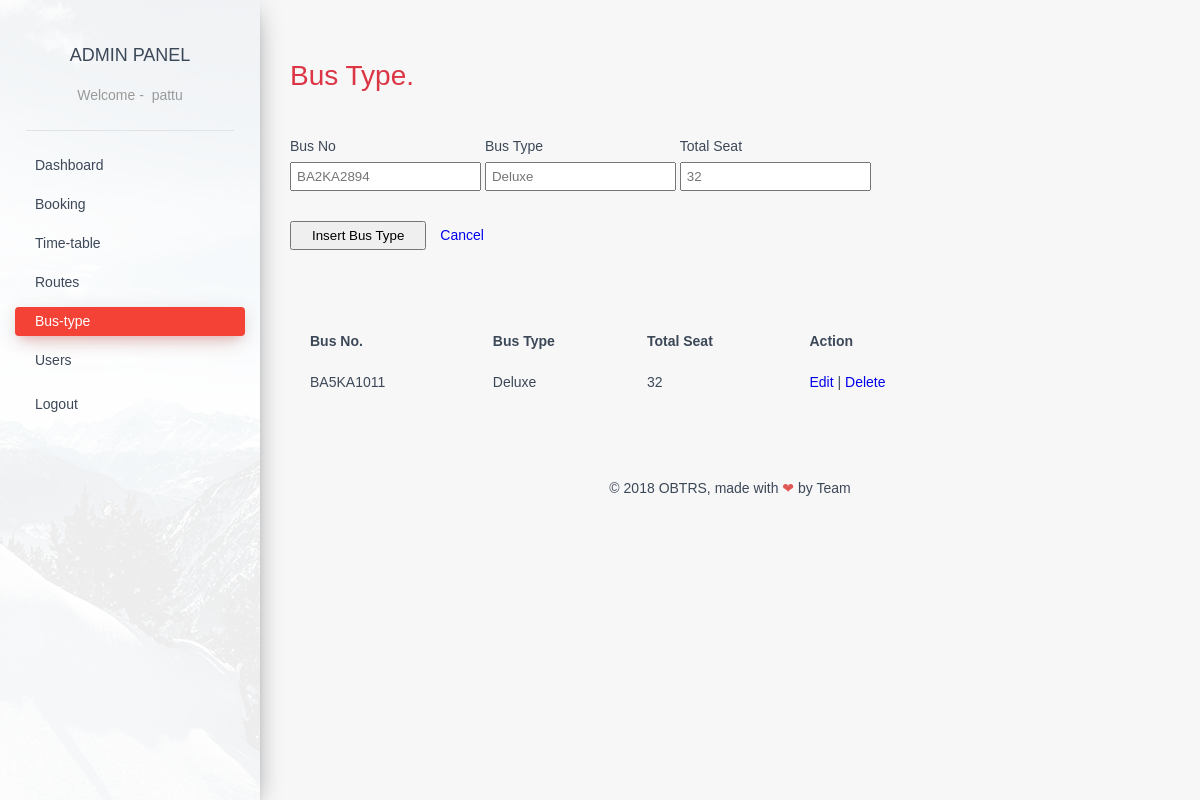
Page /admin/adminpanel/bus-type.php (signed in) on the committed database.
### tables this page shows
CREATE TABLE `bus_detail` (
  `bus_no` varchar(25) NOT NULL,
  `bus_type` varchar(50) NOT NULL,
  `total_seat` int(11) NOT NULL
);

### admin/adminpanel/bus-type.php (the view, shortened to what this page needs)
<?php
    include_once '../dbconnect.php';
?>
<!DOCTYPE html>
<html lang="en" class="js csstransitions">
<head>
    <link rel="stylesheet" href="adminpanel-assets/css/style.css" />
    <link rel="stylesheet" href="adminpanel-assets/css/normalize.css" />
</head>
<body>
    <div class="wrapper">
        <div class="sidebar" data-color="red" data-image="../assets/img/sidebar-1.jpg">
            <div class="logo"> <a href="#" class="simple-text">
                    Admin Panel
                    </a>
                    <?php
                        if (isset($_SESSION['usr_id'])) { ?>
                            <span data-hover="Welcome">Welcome - &nbsp;<?php echo $_SESSION['usr_name']; ?>
                            <?php } else { ?>
                            <span data-hover="Welcome">Welcome
                                </span>
                    <?php } ?>
                </span>
            </div>
            <?php
                include 'side-menu.php';
            ?>
            <div class="sidebar-background" style="background-image: url(../admin/assets/img/sidebar-1.jpg);"></div>
        </div>
        <div class="main-panel ps-container ps-theme-default ps-active-y">
            <div class="content">
                <div class="container-fluid">
                    <div class="row" style="margin: 25px 0;">
                        <h1 class="text-danger"> Bus Type.</h1>
            <?php
                if (isset( $_SESSION['user_type'] )) {
                    if($_SESSION['user_type'] == 'admin'){
            ?>
						<form action="<?php echo $_SERVER['PHP_SELF']; ?>" method="post" class="bus_type">
                            <div class="input-group">
                                <label for="busNo" class="required">Bus No</label>
                                <input type="text" name="busNo" placeholder="BA2KA2894" required="required"/>
                            </div>
                            <div class="input-group">
                                <label for="busType" class="required">Bus Type</label>
                                <input type="text" name="busType" placeholder="Deluxe" required="required"/>
                            </div>
                            <div class="input-group">
                                <label for="totalSeat" class="required">Total Seat</label>
                                <input type="text" name="totalSeat" placeholder="32" required="required"/>
                            </div>
                            <div class="input-group" style="display: block;">
                                <input type="submit" name="insert-bus"value="Insert Bus Type">
                                <a href="bus-type.php" style="margin-left: 10px;">Cancel</a>
                            </div>
                            <br>
                        </form>
            <?php
                    }
                }
            ?>
					</div>
                    <div class="row" style="margin: 25px 0;">
                        <table border="0" cellpadding="0" cellspacing="20" style="margin: 5px 0;">
                            <thead style="text-align: left;">
                                <tr>
                                    <th>Bus No.</th>
                                    <th>Bus Type</th>
                                    <th>Total Seat</th>
                                    <?php
                                        if (isset( $_SESSION['user_type'] )) {
                                            if($_SESSION['user_type'] == 'admin'){
                                                echo "<th>Action</th>";
                                            }
                                        }
                                    ?>
                                </tr>
                            </thead>
                        <?php
                            $sql = "SELECT * from `bus_detail`";
                            $run = mysqli_query($con,$sql);
                            $rows = mysqli_num_rows($run);
                            if($rows>0){
                                while($data = mysqli_fetch_object($run)){
                                    echo "<td>".$data -> bus_no."</td>";
                                    echo "<td>".$data -> bus_type."</td>";
                                    echo "<td>".$data -> total_seat."</td>";
                                    if (isset( $_SESSION['user_type'] )) {
                                        if($_SESSION['user_type'] == 'admin'){
                                            echo "<td><a href = bus_type_edit.php?bus_no=".$data -> bus_no."> Edit </a> |
                                            <a href = bus_type_delete.php?bus_no=".$data -> bus_no."> Delete </a></td>";
                                        }
                                    }
                                }
                            }
                            else{
                                    echo "No data found <br/>";
                                }
                        ?>
                        </table>
					</div>
                </div>
            </div>
            <?php
                include 'footer.php';
            ?>
        </div>
    </div>
</body>
</html>

### admin/adminpanel/adminpanel-assets/css/style.css (style rules this page uses)
* { margin: 0; padding: 0; }
* { -webkit-box-sizing: border-box; box-sizing: border-box; }
body { background: #f7f7f7; font-size: 14px; color: #3C4858; }
.js.csstransitions body { opacity: 0; -webkit-transition: opacity 0.3s linear; -moz-transition: opacity 0.3s linear 0s; -o-transition: opacity 0.3s linear 0s; transition: opacity 0.3s linear 0s; }
.js body.loaded { opacity: 1; }
a { background-color: transparent; -webkit-transition: all 200ms linear; -moz-transition: all 200ms linear; -o-transition: all 200ms linear; -ms-transition: all 200ms linear; transition: all 200ms linear; }
a, a:link, a:active, a:visited { outline: none; border: 0; text-decoration: none; }
body, h1, h2, h3, h4, h5, h6, .h1, .h2, .h3, .h4 { font-family: 'Montserrat', sans-serif; font-weight: 300; line-height: 1.5em; }
.text-danger { color: #dc3545!important }
.wrapper { position: relative; top: 0; height: 100vh; }
form label { display: block; margin-top: 5px; margin-bottom: 5px; }
form .input-group { margin: 15px 0; }
form.insert_route .input-group, form.bus_type .input-group { display: inline-block; }
form input { padding: 5px; }
form input[type="submit"] { padding: 5px 20px; cursor: pointer; }
.content table { width: 80%; }
.main-panel>.content { padding: 25px; }
span { color: #999; }
.sidebar, .off-canvas-sidebar { position: fixed; top: 0; bottom: 0; left: 0; z-index: 1; box-shadow: 0 10px 30px -12px rgba(0, 0, 0, 0.42), 0 4px 25px 0px rgba(0, 0, 0, 0.12), 0 8px 10px -5px rgba(0, 0, 0, 0.2); }
.sidebar::after, .sidebar::before, .off-canvas-sidebar::after, .off-canvas-sidebar::before { display: block; content: ""; position: absolute; width: 100%; height: 100%; top: 0; left: 0; z-index: 2; }
.sidebar::before, .off-canvas-sidebar::before { opacity: .33; }
.sidebar::after, .off-canvas-sidebar::after { z-index: 3; opacity: 1; }
.sidebar[data-image]::after, .sidebar.has-image::after, .off-canvas-sidebar[data-image]::after, .off-canvas-sidebar.has-image::after { opacity: .77; }
.sidebar .logo, .off-canvas-sidebar .logo { position: relative; padding: 25px 15px; z-index: 4; text-align: center; }
.sidebar .logo .simple-text, .off-canvas-sidebar .logo .simple-text { text-transform: uppercase; padding: 15px 0px; display: block; font-size: 18px; color: #3C4858; text-align: center; font-weight: 400; line-height: 30px; }
.sidebar .logo::after, .off-canvas-sidebar .logo::after { content: ''; position: absolute; bottom: 0; right: 10%; height: 1px; width: 80%; background-color: rgba(180, 180, 180, 0.3); }
.sidebar .sidebar-background, .off-canvas-sidebar .sidebar-background { position: absolute; z-index: 1; height: 100%; width: 100%; display: block; top: 0; left: 0; background-size: cover; background-position: center center; }
.sidebar .sidebar-background::after, .off-canvas-sidebar .sidebar-background::after { position: absolute; z-index: 3; width: 100%; height: 100%; content: ""; display: block; background: #FFFFFF; opacity: .93; }
.ps-container { -ms-touch-action: auto; touch-action: auto; -ms-overflow-style: none; }
.main-panel { position: relative; float: right; width: calc(100% - 260px); -webkit-transition: all 0.33s cubic-bezier(0.685, 0.0473, 0.346, 1); -moz-transition: all 0.33s cubic-bezier(0.685, 0.0473, 0.346, 1); -o-transition: all 0.33s cubic-bezier(0.685, 0.0473, 0.346, 1); -ms-transition: all 0.33s cubic-bezier(0.685, 0.0473, 0.346, 1); transition: all 0.33s cubic-bezier(0.685, 0.0473, 0.346, 1); max-height: 100%; }
.main-panel>.content { margin-top: 0px; padding: 30px 15px; min-height: calc(100% - 123px); }
.container-fluid { padding-right: 15px; padding-left: 15px; margin-right: auto; margin-left: auto; }

### rows in the picture
bus_detail: bus_no "BA5KA1011", bus_type "Deluxe", total_seat "32"

### other values in the picture
$_SESSION['usr_name'] "pattu"
